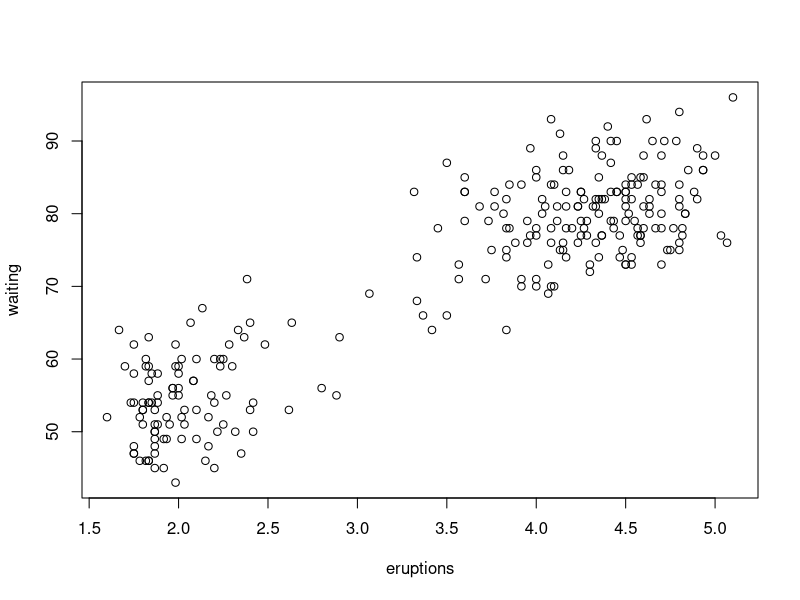

Reproduce this figure in R.
## ---- chunk 1
# the <- operator assigns the variable on the pointy side of the arrow the
# value on the other side
data <- faithful # assign the built-in faithful data set to the data variable

# use ? (or help()) to get help about functions and data sets
?faithful

# use the print function to output what is in data
print(data)
## ---- chunk 2
# assign the variable x a value of 5 and print the value of x

## ---- chunk 3
# R libraries provide additional functionality not included in the core and can
# be loaded as the functionality becomes needed
library(magrittr) # load the magrittr library to include the pipe operator

# the following is equivalent
summary(data) # same syntax as used above
data %>% summary() # pipe syntax

# the advantage of the pipe is easy changing, here we use the head function
# (?head for help) to get the first couple of data points in our data set and
# then print it out
print(head(data))

# instead of the infintie russian doll of (((()))) as operations become more
# complicated, the pipe makes this much easier to read
# --> the follwing is EQUIVALENT to the above:
data %>% head() %>% print()

# or spaced out over multiple rows
data %>% # pipe the data to the head function
  # returns the first couple of rows of the data set and pipes them onward
  head() %>%
  # print function receives the output from the head function via the pipe
  # and prints it
  print()
## ---- chunk 4
# the runif function returns random numbers from a uniform distribution
# use the pipe to pass your value of x to the runif function

# repeat the same but now pipe it onward to the summary function

## ---- chunk 5
# now assign a new value of 10000 to the x function and rerun your command

## ---- chunk 6
library(knitr) # load the knitr library
data %>%
  # get the first couple of rows
  head() %>%
  # use the kable function to make a nice table showing 2 significant digits
  kable(digits = 2)
## ---- chunk 7
plot(data)
